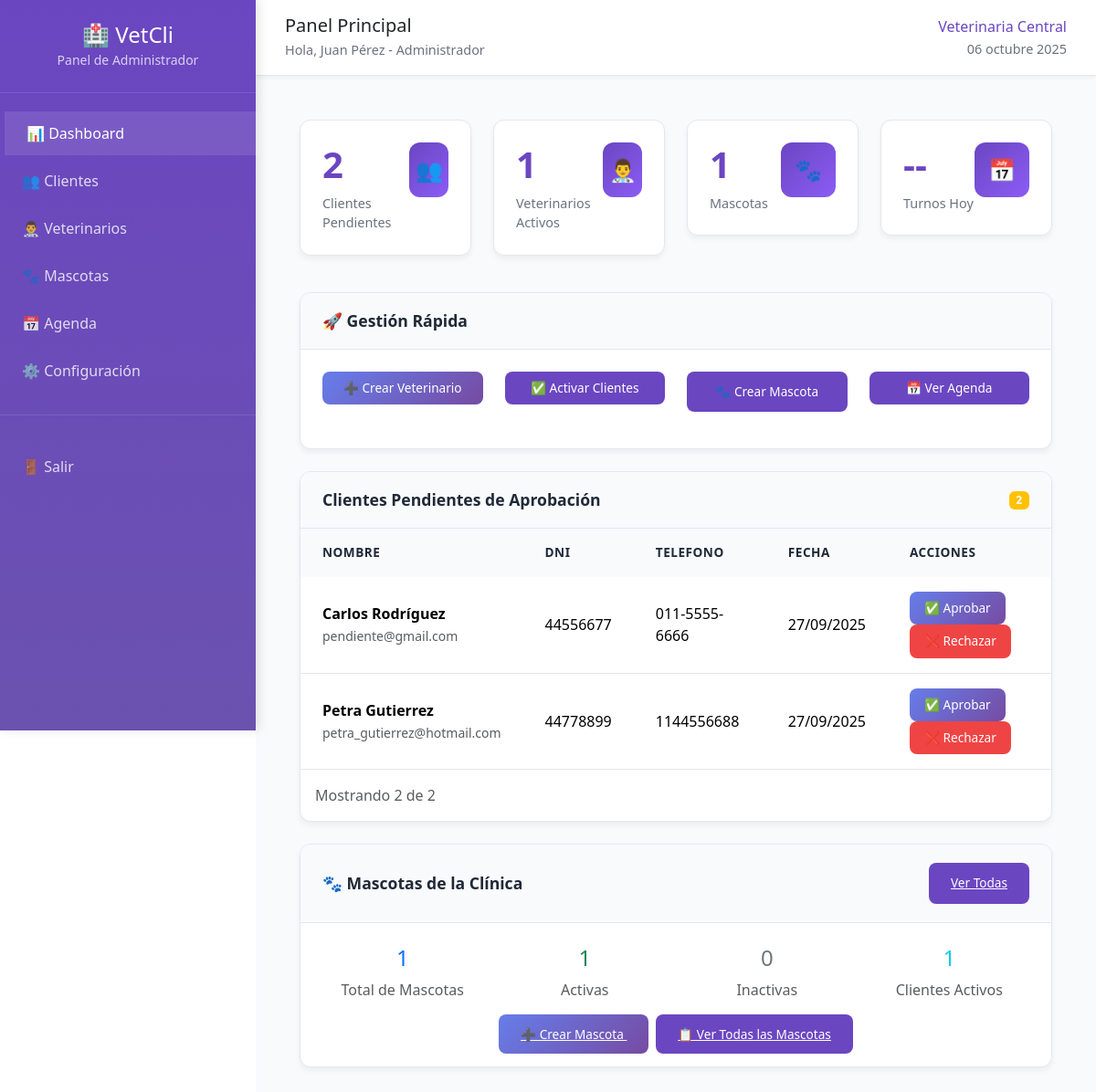
Page /dashboard/admin/ (signed in) on the committed database.
### apps/accounts/models.py (models this page shows, shortened)
class CustomUser(AbstractUser):
    OPCIONES_ROL = [
        ("admin_veterinaria", "Administrador Veterinaria"),
        ("veterinario", "Veterinario"),
        ("cliente", "Cliente"),
    ]
    rol = models.CharField(max_length=20, choices=OPCIONES_ROL, default="cliente")
    telefono = models.CharField(max_length=15, blank=True)
    direccion = models.TextField(blank=True)
    dni = models.CharField(max_length=10, unique=True, null=True, blank=True)
    fecha_nacimiento = models.DateField(null=True, blank=True)
    clinica = models.ForeignKey(
        "clinicas.Clinica",
        on_delete=models.CASCADE,
        null=True,
        blank=True,
        related_name="usuarios",
    )
    pendiente_aprobacion = models.BooleanField(default=False)
    fecha_aprobacion = models.DateTimeField(null=True, blank=True)
    aprobado_por = models.ForeignKey(
        "self", on_delete=models.SET_NULL, null=True, blank=True
    )
    @property
    def is_admin_veterinaria(self):
        return self.rol == "admin_veterinaria"

### apps/clinicas/models.py (models this page shows, shortened)
class Clinica(models.Model):
    nombre = models.CharField(max_length=200)
    descripcion = models.TextField(blank=True)
    direccion = models.TextField()
    telefono = models.CharField(max_length=15)
    email = models.EmailField()
    admin = models.OneToOneField(
        settings.AUTH_USER_MODEL,
        on_delete=models.CASCADE,
        limit_choices_to={"rol": "admin_veterinaria"},
        related_name="clinica_admin",
    )
    hora_apertura = models.TimeField()
    hora_cierre = models.TimeField()
    dias_atencion = models.JSONField(
        default=list, help_text="Lista de días: ['lunes', 'martes', ...]"
    )
    is_active = models.BooleanField(default=True)
    acepta_nuevos_clientes = models.BooleanField(default=True)
    fecha_creacion = models.DateTimeField(auto_now_add=True)
    fecha_actualizacion = models.DateTimeField(auto_now=True)
    slug = models.SlugField(
        max_length=100,
        unique=True,
        blank=True,
        help_text="URL amigable para cada clinica",
    )
    class Meta:
        verbose_name = "Clínica"
        verbose_name_plural = "Clínicas"
        ordering = ["nombre"]
    @property
    def veterinarios(self):
        from apps.accounts.models import CustomUser
        return CustomUser.objects.filter(rol="veterinario", clinica=self)
    @property
    def total_veterinarios(self):
        return self.veterinarios.count()
    def clientes_pendientes(self):
        from apps.accounts.models import CustomUser
        return CustomUser.objects.filter(
            clinica=self, rol="cliente", pendiente_aprobacion=True, is_active=False
        )
    def total_clientes_pendientes(self):
        return self.clientes_pendientes().count()

### apps/core/views.py (the view)
# urls.py: path("dashboard/admin/", dashboard_admin_view, name="dashboard_admin"),
@login_required
def dashboard_admin_view(request):
    if not request.user.is_admin_veterinaria:
        messages.error(request, "No tienes permisos de administrador")
        return redirect("core:home")
    try:
        clinica = Clinica.objects.get(admin=request.user)
    except Clinica.DoesNotExist:
        messages.error(request, "No tienes una clínica asignada")
        return redirect("core:home")
    clientes_pendientes = clinica.clientes_pendientes()
    total_clientes_pendientes = clinica.total_clientes_pendientes()
    total_veterinarios = clinica.total_veterinarios
    total_clientes = CustomUser.objects.filter(
        rol="cliente", clinica=clinica, is_active=True
    ).count()
    total_mascotas = Mascota.objects.filter(dueno__clinica=clinica).count()
    mascotas_activas = Mascota.objects.filter(
        dueno__clinica=clinica, activo=True
    ).count()
    mascotas_inactivas = Mascota.objects.filter(
        dueno__clinica=clinica, activo=False
    ).count()
    context = {
        "user": request.user,
        "clinica": clinica,
        "clientes_pendientes": clientes_pendientes[:10],  # Mostrar máximo 10
        "total_clientes_pendientes": total_clientes_pendientes,
        "total_veterinarios": total_veterinarios,
        "total_clientes": total_clientes,
        "total_mascotas": total_mascotas,
        "mascotas_activas": mascotas_activas,
        "mascotas_inactivas": mascotas_inactivas,
    }
    return render(request, "core/dashboard_admin.html", context)

### templates/core/dashboard_admin.html (shortened to what this page needs)
{% extends 'base_dashboard.html' %}
{% load static %}
{% block extra_css %}
<link rel="stylesheet" href="{% static 'css/dashboard.css' %}">
{% endblock %}
{% block content %}
<div class="d-flex">
    <div class="sidebar">
        <div class="sidebar-logo">
            <h4 class="mb-0">🏥 VetCli</h4>
            <small class="opacity-75">Panel de Administrador</small>
        </div>
        <nav class="sidebar-nav">
            <div class="nav-item">
                <a href="{% url 'core:dashboard_admin' %}" class="nav-link active">📊 Dashboard</a>
            </div>
            <div class="nav-item">
                <a href="#" class="nav-link">👥 Clientes</a>
            </div>
            <div class="nav-item">
                <a href="#" class="nav-link">👨‍⚕️ Veterinarios</a>
            </div>
            <div class="nav-item">
                <a href="{% url 'mascotas:lista_mascotas_admin' %}" class="nav-link">🐾 Mascotas</a>
            </div>
            <div class="nav-item">
                <a href="#" class="nav-link">📅 Agenda</a>
            </div>
            <div class="nav-item">
                <a href="#" class="nav-link">⚙️ Configuración</a>
            </div>
            <div class="nav-item mt-4" style="border-top: 1px solid rgba(255,255,255,0.1); padding-top: 2rem;">
                <form method="post" action="{% url 'accounts:logout' %}">
                    <button type="submit" class="nav-link" style="border: none; background: none; width: 100%; text-align: left;">
                        🚪 Salir
                    </button>
                </form>
            </div>
        </nav>
    </div>
    <div class="main-content">
        <div class="top-header">
            <div class="d-flex justify-content-between align-items-center">
                <div>
                    <h5 class="mb-1">Panel Principal</h5>
                    <p class="user-info mb-0">Hola, {{ user.get_full_name }} - Administrador</p>
                </div>
                <div class="text-end">
                    <div class="date-info">{{ clinica.nombre }}</div>
                    <small class="user-info">{% now "d F Y" %}</small>
                </div>
            </div>
        </div>
        <div class="p-5">
            <div class="row mb-4">
                <div class="col-md-3 mb-3">
                    <div class="stats-card">
                        <div class="d-flex justify-content-between align-items-start">
                            <div>
                                <h3 class="stats-number">{{ total_clientes_pendientes }}</h3>
                                <p class="stats-label">Clientes Pendientes</p>
                            </div>
                            <div class="stats-icon">👥</div>
                        </div>
                    </div>
                </div>
                <div class="col-md-3 mb-3">
                    <div class="stats-card">
                        <div class="d-flex justify-content-between align-items-start">
                            <div>
                                <h3 class="stats-number">{{ total_veterinarios }}</h3>
                                <p class="stats-label">Veterinarios Activos</p>
                            </div>
                            <div class="stats-icon">👨‍⚕️</div>
                        </div>
                    </div>
                </div>
                <div class="col-md-3 mb-3">
                    <div class="stats-card">
                        <div class="d-flex justify-content-between align-items-start">
                            <div>
                                <h3 class="stats-number">{{ total_mascotas }}</h3>
                                <p class="stats-label">Mascotas</p>
                            </div>
                            <div class="stats-icon">🐾</div>
                        </div>
                    </div>
                </div>
                <div class="col-md-3 mb-3">
                    <div class="stats-card">
                        <div class="d-flex justify-content-between align-items-start">
                            <div>
                                <h3 class="stats-number">--</h3>
                                <p class="stats-label">Turnos Hoy</p>
                            </div>
                            <div class="stats-icon">📅</div>
                        </div>
                    </div>
                </div>
            </div>
            <div class="content-section mb-4">
                <div class="section-header">
                    <h6 class="section-title">🚀 Gestión Rápida</h6>
                </div>
                <div class="p-4">
                    <div class="row">
                        <div class="col-md-3 mb-3">
                            <button class="action-btn success w-100" onclick="alert('Próximamente')">
                                ➕ Crear Veterinario
                            </button>
                        </div>
                        <div class="col-md-3 mb-3">
                            <button class="action-btn w-100" onclick="alert('Próximamente')">
                                ✅ Activar Clientes
                            </button>
                        </div>
                        <div class="col-md-3 mb-3">
                            <a href="{% url 'mascotas:crear_mascota_admin' %}" class="action-btn w-100 text-center text-decoration-none d-block">
                                🐾 Crear Mascota
                            </a>
                        </div>
                        <div class="col-md-3 mb-3">
                            <button class="action-btn w-100" onclick="alert('Próximamente')">
                                📅 Ver Agenda
                            </button>
                        </div>
                    </div>
                </div>
            </div>
            {% if clientes_pendientes %}
            <div class="content-section mb-4">
                <div class="section-header">
                    <h6 class="section-title">Clientes Pendientes de Aprobación</h6>
                    <span class="badge bg-warning">{{ total_clientes_pendientes }}</span>
                </div>
                <table class="table custom-table">
                    <thead>
                        <tr>
                            <th>Nombre</th>
                            <th>Dni</th>
                            <th>Telefono</th>
                            <th>Fecha</th>
                            <th>Acciones</th>
                        </tr>
                    </thead>
                    <tbody>
                        {% for cliente in clientes_pendientes %}
                        <tr>
                            <td>
                                <strong>{{ cliente.get_full_name }}</strong><br>
                                <small class="text-muted">{{ cliente.email }}</small>
                            </td>
                            <td>{{ cliente.dni|default:"N/A" }}</td>
                            <td>{{ cliente.telefono|default:"N/A" }}</td>
                            <td>{{ cliente.date_joined|date:"d/m/Y" }}</td>
                            <td>
                                <button class="action-btn success me-2" onclick="alert('Próximamente')">✅ Aprobar</button>
                                <button class="action-btn danger" onclick="alert('Próximamente')">❌ Rechazar</button>
                            </td>
                        </tr>
                        {% endfor %}
                    </tbody>
                </table>
                <div class="d-flex justify-content-between align-items-center p-3">
                    <span class="text-muted">Mostrando {{ clientes_pendientes|length }} de {{ total_clientes_pendientes }}</span>
                </div>
            </div>
            {% endif %}
            <div class="content-section">
                <div class="section-header">
                    <h6 class="section-title">🐾 Mascotas de la Clínica</h6>
                    <a href="{% url 'mascotas:lista_mascotas_admin' %}" class="action-btn">Ver Todas</a>
                </div>
                <div class="p-4">
                    <div class="row text-center">
                        <div class="col-md-3">
                            <h4 class="text-primary">{{ total_mascotas }}</h4>
                            <p class="text-muted mb-0">Total de Mascotas</p>
                        </div>
                        <div class="col-md-3">
                            <h4 class="text-success">{{ mascotas_activas }}</h4>
                            <p class="text-muted mb-0">Activas</p>
                        </div>
                        <div class="col-md-3">
                            <h4 class="text-secondary">{{ mascotas_inactivas }}</h4>
                            <p class="text-muted mb-0">Inactivas</p>
                        </div>
                        <div class="col-md-3">
                            <h4 class="text-info">{{ total_clientes }}</h4>
                            <p class="text-muted mb-0">Clientes Activos</p>
                        </div>
                    </div>
                    <div class="text-center mt-4">
                        <a href="{% url 'mascotas:crear_mascota_admin' %}" class="action-btn success me-2">
                            ➕ Crear Mascota
                        </a>
                        <a href="{% url 'mascotas:lista_mascotas_admin' %}" class="action-btn">
                            📋 Ver Todas las Mascotas
                        </a>
                    </div>
                </div>
            </div>
        </div>
    </div>
</div>
{% endblock %}

### rows in the picture
CustomUser: get_full_name "Juan Pérez"
Clinica: nombre "Veterinaria Central"
CustomUser: get_full_name "Carlos Rodríguez", email "pendiente@gmail.com", dni "44556677", telefono "011-5555-6666", date_joined "27/09/2025"
CustomUser: get_full_name "Petra Gutierrez", email "petra_gutierrez@hotmail.com", dni "44778899", telefono "1144556688", date_joined "27/09/2025"

### other values in the picture
{{ total_clientes_pendientes }} "2"
{{ total_veterinarios }} "1"
{{ total_mascotas }} "1"
{{ clientes_pendientes|length }} "2"
{{ mascotas_activas }} "1"
{{ mascotas_inactivas }} "0"
{{ total_clientes }} "1"
